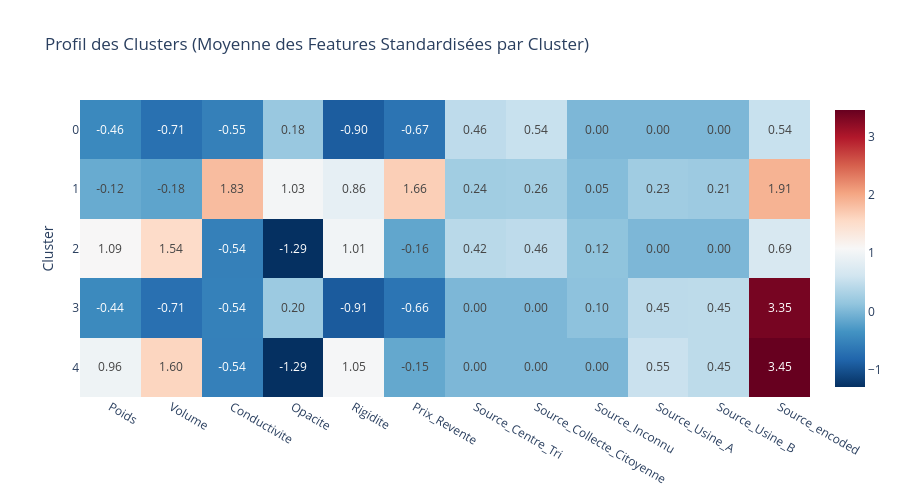

Notebook cell for this chart:
### Code cell
fig_heat_clust = px.imshow(
    cluster_means,
    text_auto=".2f",
    aspect="auto",
    color_continuous_scale="RdBu_r",
    title="Profil des Clusters (Moyenne des Features Standardisées par Cluster)",
    height=500
)
fig_heat_clust.show()

### Figure 1 — Plotly figure (JSON) as saved in the notebook; plotly's stock layout.template omitted (floating-point values rounded to 4 significant figures)
{"data": [{"coloraxis": "coloraxis", "hovertemplate": "x: %{x}<br>Cluster: %{y}<br>color: %{z}<extra></extra>", "name": "0", "texttemplate": "%{z:.2f}", "type": "heatmap", "x": ["Poids", "Volume", "Conductivite", "Opacite", "Rigidite", "Prix_Revente", "Source_Centre_Tri", "Source_Collecte_Citoyenne", "Source_Inconnu", "Source_Usine_A", "Source_Usine_B", "Source_encoded"], "xaxis": "x", "y": [0, 1, 2, 3, 4], "yaxis": "y", "z": [[-0.4562, -0.7079, -0.5454, 0.1802, -0.8996, -0.6716, 0.4605, 0.5395, 0, 0, 0, 0.5395], [-0.1223, -0.1837, 1.825, 1.027, 0.8617, 1.66, 0.2428, 0.2603, 0.05382, 0.2328, 0.2103, 1.907], [1.089, 1.536, -0.5433, -1.293, 1.006, -0.1649, 0.4239, 0.4589, 0.1172, 0, 0, 0.6933], [-0.4442, -0.7107, -0.538, 0.2033, -0.9146, -0.6614, 0, 0, 0.1027, 0.4468, 0.4506, 3.348], [0.9615, 1.601, -0.5413, -1.295, 1.052, -0.1501, 0, 0, 0, 0.5486, 0.4514, 3.451]]}], "layout": {"coloraxis": {"colorscale": [[0, "rgb(5,48,97)"], [0.1, "rgb(33,102,172)"], [0.2, "rgb(67,147,195)"], [0.3, "rgb(146,197,222)"], [0.4, "rgb(209,229,240)"], [0.5, "rgb(247,247,247)"], [0.6, "rgb(253,219,199)"], [0.7, "rgb(244,165,130)"], [0.8, "rgb(214,96,77)"], [0.9, "rgb(178,24,43)"], [1, "rgb(103,0,31)"]]}, "height": 500, "title": {"text": "Profil des Clusters (Moyenne des Features Standardisées par Cluster)"}, "xaxis": {"anchor": "y", "domain": [0, 1]}, "yaxis": {"anchor": "x", "autorange": "reversed", "domain": [0, 1], "title": {"text": "Cluster"}}}}
